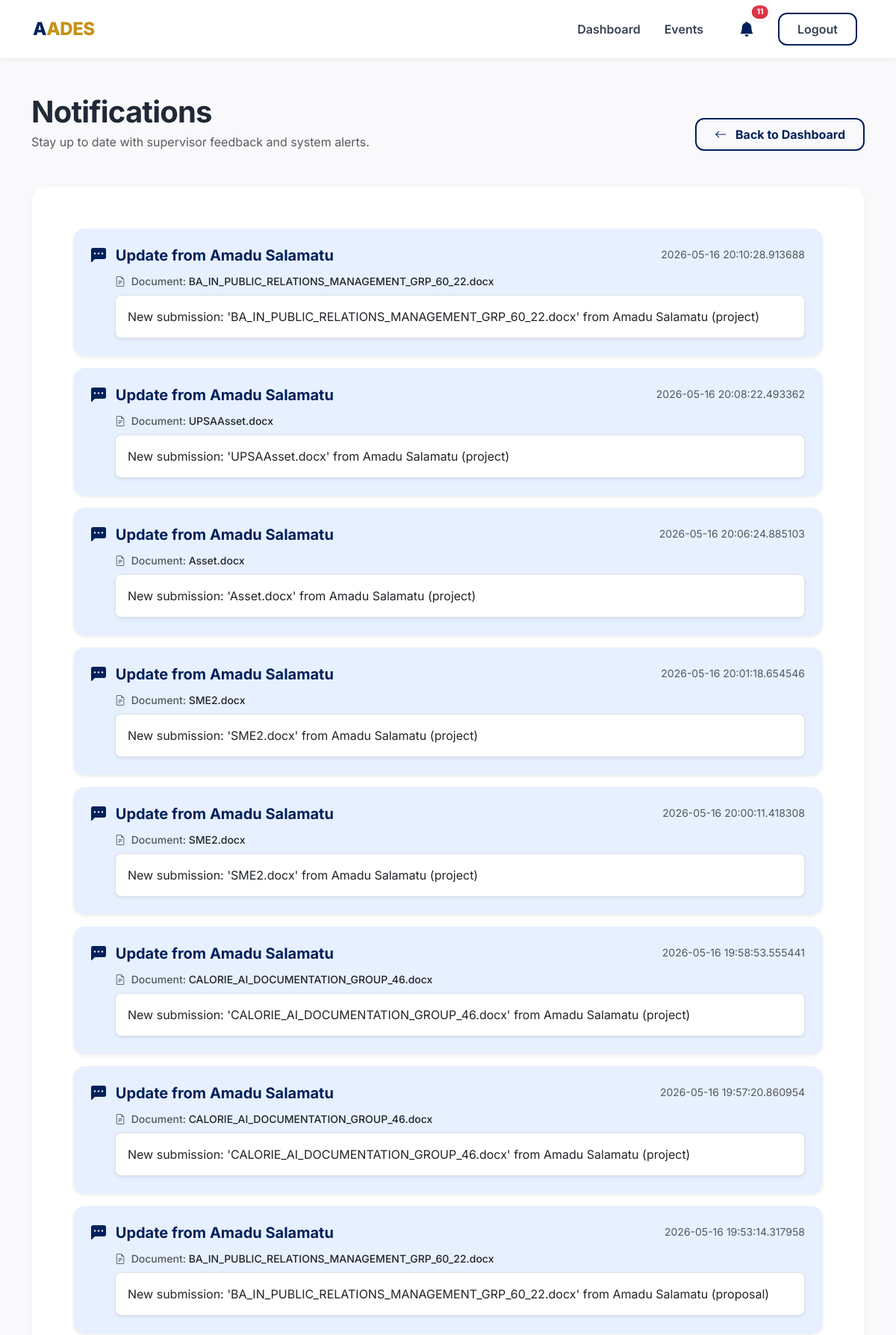
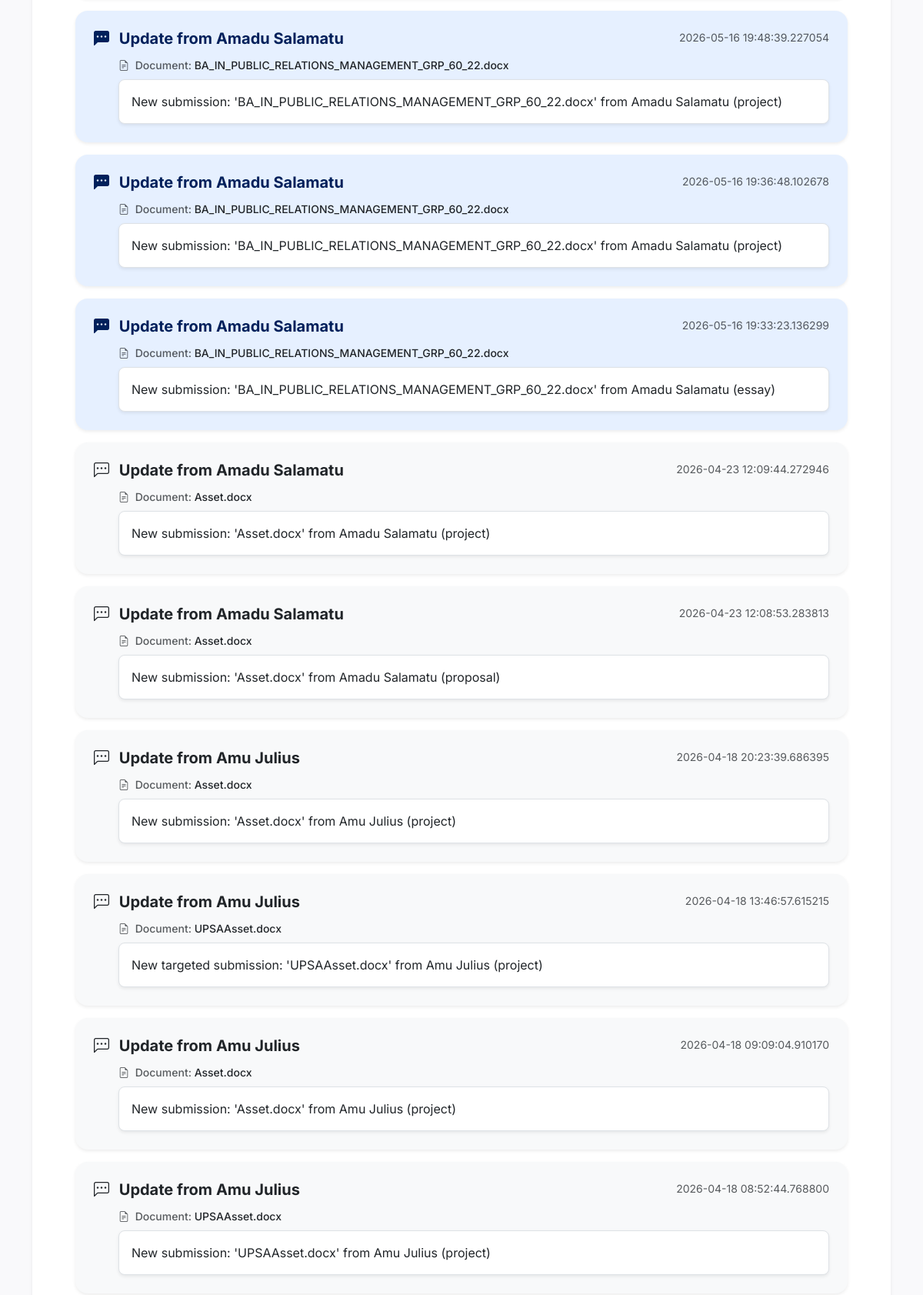
The page /notifications (signed in, upper part) on the database its author committed (2 pictures, top to bottom).
### tables this page shows
CREATE TABLE notifications (
            id INTEGER PRIMARY KEY AUTOINCREMENT,
            user_id INTEGER,
            sender_id INTEGER,
            submission_id INTEGER,
            message TEXT,
            created_at DATETIME,
            is_read INTEGER DEFAULT 0
        );

CREATE TABLE users (
            user_id INTEGER PRIMARY KEY AUTOINCREMENT,
            student_id TEXT,
            full_name TEXT NOT NULL,
            email TEXT UNIQUE NOT NULL,
            password_hash TEXT NOT NULL,
            role TEXT NOT NULL,
            status TEXT DEFAULT 'active'
        , faculty TEXT, department TEXT, program TEXT, section TEXT);

CREATE TABLE submissions (
            submission_id INTEGER PRIMARY KEY AUTOINCREMENT,
            student_id INTEGER,
            student_email TEXT,
            file_name TEXT NOT NULL,
            doc_type TEXT NOT NULL,
            comment TEXT,
            similarity_score INTEGER DEFAULT 0,
            submitted_at DATETIME
        , status TEXT DEFAULT 'pending', archived INTEGER DEFAULT 0, is_archived INTEGER DEFAULT 0, supervisor_id INTEGER, grammar_score INTEGER DEFAULT 0, structure_score INTEGER DEFAULT 0, ai_eval_score INTEGER DEFAULT 0, ai_detection_score INTEGER DEFAULT 0);

### app.py (the view)
@app.route("/notifications")
def notifications():
    if "user" not in session:
        return redirect(url_for("login"))
    user = session["user"]
    if user["role"] not in ["student", "supervisor"]:
        return "Unauthorized", 403
    user_id = user.get("user_id")
    conn = get_db_connection()
    cursor = conn.cursor()
    cursor.execute("""
        SELECT n.id, n.message, n.created_at, n.is_read,
               u.full_name AS sender_name, s.file_name
        FROM notifications n
        LEFT JOIN users u ON n.sender_id = u.user_id
        LEFT JOIN submissions s ON n.submission_id = s.submission_id
        WHERE n.user_id = ?
        ORDER BY n.created_at DESC
        LIMIT 30
    """, (user_id,))
    notifications_list = cursor.fetchall()
    cursor.execute("UPDATE notifications SET is_read = 1 WHERE user_id = ?", (user_id,))
    conn.commit()
    cursor.close()
    conn.close()
    return render_template("notifications.html", user=user, notifications=notifications_list)

### app.py (called while the page is built)
def get_db_connection():
    conn = sqlite3.connect("aades_db.sqlite")
    conn.row_factory = sqlite3.Row
    return conn

@app.context_processor
def inject_notifications_count():
    if "user" in session:
        user_id = session["user"].get("user_id")
        try:
            conn = get_db_connection()
            cursor = conn.cursor()
            cursor.execute("SELECT COUNT(*) FROM notifications WHERE user_id = ? AND is_read = 0", (user_id,))
            count = cursor.fetchone()[0]
            conn.close()
            return dict(unread_count=count)
        except Exception:
            return dict(unread_count=0)
    return dict(unread_count=0)

### templates/notifications.html (shortened to what this page needs)
{% extends "base.html" %}
{% block content %}
<div class="animate-fade-in">
    <div class="d-flex flex-column flex-md-row justify-content-between align-items-md-end mb-5">
        <div>
            <h1 class="display-6 fw-bold mb-1">Notifications</h1>
            <p class="text-muted mb-0">Stay up to date with supervisor feedback and system alerts.</p>
        </div>
        <div class="mt-3 mt-md-0">
            <a href="{{ url_for('dashboard') }}" class="btn btn-outline-custom">
                <i class="bi bi-arrow-left me-2"></i> Back to Dashboard
            </a>
        </div>
    </div>
    <div class="card card-custom border-0 shadow-sm">
        <div class="card-body p-4">
            {% if notifications %}
                <div class="list-group list-group-flush">
                    {% for n in notifications %}
                        <div class="list-group-item list-group-item-action border-0 mb-3 rounded-4 shadow-sm py-4 px-4
                            {% if not n.is_read %}bg-primary bg-opacity-10 border border-primary-subtle{% else %}bg-light{% endif %}">
                            <div class="d-flex w-100 justify-content-between align-items-start mb-2">
                                <h5 class="fw-bold mb-1 {{ 'text-primary-custom' if not n.is_read else 'text-dark' }}">
                                    <i class="bi {{ 'bi-chat-left-dots-fill' if not n.is_read else 'bi-chat-left-dots' }} me-2"></i>
                                    {% if user.role == 'student' %}
                                        Feedback from {{ n.sender_name or 'Supervisor' }}
                                    {% else %}
                                        Update from {{ n.sender_name or 'Student' }}
                                    {% endif %}
                                </h5>
                                <small class="text-muted">{{ n.created_at|default('Recent') }}</small>
                            </div>
                            <div class="ms-md-4 ps-md-2 mt-3 mt-md-0">
                                {% if n.file_name %}
                                <div class="small fw-medium text-muted mb-2">
                                    <i class="bi bi-file-earmark-text me-1"></i> Document: <span class="text-dark">{{ n.file_name }}</span>
                                </div>
                                {% endif %}
                                <div class="p-3 bg-white border rounded-3 text-main shadow-sm">
                                    {{ n.message }}
                                </div>
                            </div>
                        </div>
                    {% endfor %}
                </div>
            {% else %}
                <div class="text-center py-5">
                    <i class="bi bi-bell-slash text-muted display-4 mb-3"></i>
                    <p class="text-muted lead">You have no new notifications.</p>
                </div>
            {% endif %}
        </div>
    </div>
</div>
<link rel="stylesheet" href="https://cdn.jsdelivr.net/npm/bootstrap-icons@1.11.1/font/bootstrap-icons.css">
{% endblock %}

### static/css/main.css (style rules this page uses)
:root { --primary-blue: #00205b; --primary-gold: #c69214; --primary-hover: #b48012; --bg-light: #f9f9fb; --card-bg: #ffffff; --text-main: #1f2937; --text-label: #374151; --text-muted: #6b7280; --input-bg: #ffffff; --input-border: #e5e7eb; }
body { font-family: 'Inter', sans-serif; background-color: var(--bg-light); color: var(--text-main); }
.btn-outline-custom { background-color: transparent; color: var(--primary-blue); border: 2px solid var(--primary-blue); border-radius: 12px; padding: 0.5rem 1.5rem; font-weight: 700; transition: all 0.2s; }
.card-custom { background-color: var(--card-bg); border-radius: 20px; border: 1px solid var(--input-border); box-shadow: 0 10px 15px -3px rgba(0, 0, 0, 0.05); padding: 2rem; margin-bottom: 2rem; }
h1, h2, h3, h4 { font-weight: 700; color: var(--text-main); letter-spacing: -0.02em; }
.text-primary-custom { color: var(--primary-blue) !important; transition: color 0.2s; }

### templates/notifications.html (style rules this page uses)
.animate-fade-in { animation: fadeIn 0.6s ease-out; }

### rows shown on the page
notifications: is_read 0 (drawn), full_name "Amadu Salamatu", created_at "2026-05-16 20:10:28.913688", file_name "BA_IN_PUBLIC_RELATIONS_MANAGEMENT_GRP_60_22.docx", message "New submission: 'BA_IN_PUBLIC_RELATIONS_MANAGEMENT_GRP_60_22.docx' from Amadu Salamatu (project)"
notifications: is_read 0 (drawn), full_name "Amadu Salamatu", created_at "2026-05-16 20:08:22.493362", file_name "UPSAAsset.docx", message "New submission: 'UPSAAsset.docx' from Amadu Salamatu (project)"
notifications: is_read 0 (drawn), full_name "Amadu Salamatu", created_at "2026-05-16 20:06:24.885103", file_name "Asset.docx", message "New submission: 'Asset.docx' from Amadu Salamatu (project)"
notifications: is_read 0 (drawn), full_name "Amadu Salamatu", created_at "2026-05-16 20:01:18.654546", file_name "SME2.docx", message "New submission: 'SME2.docx' from Amadu Salamatu (project)"
notifications: is_read 0 (drawn), full_name "Amadu Salamatu", created_at "2026-05-16 20:00:11.418308", file_name "SME2.docx", message "New submission: 'SME2.docx' from Amadu Salamatu (project)"
notifications: is_read 0 (drawn), full_name "Amadu Salamatu", created_at "2026-05-16 19:58:53.555441", file_name "CALORIE_AI_DOCUMENTATION_GROUP_46.docx", message "New submission: 'CALORIE_AI_DOCUMENTATION_GROUP_46.docx' from Amadu Salamatu (project)"
notifications: is_read 0 (drawn), full_name "Amadu Salamatu", created_at "2026-05-16 19:57:20.860954", file_name "CALORIE_AI_DOCUMENTATION_GROUP_46.docx", message "New submission: 'CALORIE_AI_DOCUMENTATION_GROUP_46.docx' from Amadu Salamatu (project)"
notifications: is_read 0 (drawn), full_name "Amadu Salamatu", created_at "2026-05-16 19:53:14.317958", file_name "BA_IN_PUBLIC_RELATIONS_MANAGEMENT_GRP_60_22.docx", message "New submission: 'BA_IN_PUBLIC_RELATIONS_MANAGEMENT_GRP_60_22.docx' from Amadu Salamatu (proposal)"
notifications: is_read 0 (drawn), full_name "Amadu Salamatu", created_at "2026-05-16 19:48:39.227054", file_name "BA_IN_PUBLIC_RELATIONS_MANAGEMENT_GRP_60_22.docx", message "New submission: 'BA_IN_PUBLIC_RELATIONS_MANAGEMENT_GRP_60_22.docx' from Amadu Salamatu (project)"
notifications: is_read 0 (drawn), full_name "Amadu Salamatu", created_at "2026-05-16 19:36:48.102678", file_name "BA_IN_PUBLIC_RELATIONS_MANAGEMENT_GRP_60_22.docx", message "New submission: 'BA_IN_PUBLIC_RELATIONS_MANAGEMENT_GRP_60_22.docx' from Amadu Salamatu (project)"
notifications: is_read 0 (drawn), full_name "Amadu Salamatu", created_at "2026-05-16 19:33:23.136299", file_name "BA_IN_PUBLIC_RELATIONS_MANAGEMENT_GRP_60_22.docx", message "New submission: 'BA_IN_PUBLIC_RELATIONS_MANAGEMENT_GRP_60_22.docx' from Amadu Salamatu (essay)"
notifications: is_read 1 (drawn), full_name "Amadu Salamatu", created_at "2026-04-23 12:09:44.272946", file_name "Asset.docx", message "New submission: 'Asset.docx' from Amadu Salamatu (project)"
notifications: is_read 1 (drawn), full_name "Amadu Salamatu", created_at "2026-04-23 12:08:53.283813", file_name "Asset.docx", message "New submission: 'Asset.docx' from Amadu Salamatu (proposal)"
notifications: is_read 1 (drawn), full_name "Amu Julius", created_at "2026-04-18 20:23:39.686395", file_name "Asset.docx", message "New submission: 'Asset.docx' from Amu Julius (project)"
notifications: is_read 1 (drawn), full_name "Amu Julius", created_at "2026-04-18 13:46:57.615215", file_name "UPSAAsset.docx", message "New targeted submission: 'UPSAAsset.docx' from Amu Julius (project)"
notifications: is_read 1 (drawn), full_name "Amu Julius", created_at "2026-04-18 09:09:04.910170", file_name "Asset.docx", message "New submission: 'Asset.docx' from Amu Julius (project)"
notifications: is_read 1 (drawn), full_name "Amu Julius", created_at "2026-04-18 08:52:44.768800", file_name "UPSAAsset.docx", message "New submission: 'UPSAAsset.docx' from Amu Julius (project)"

### other values the page prints
{{ unread_count }} "11"
